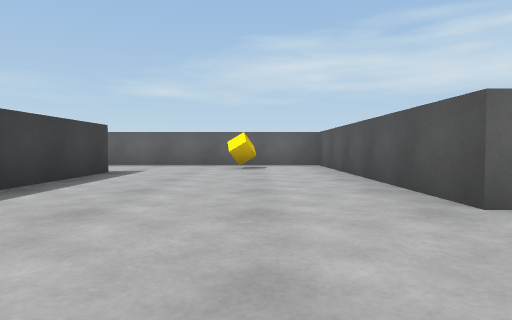
View 1 (above)

19 first-person views from a walk through a Unity game level. The camera is 0.51 m above the floor, tilts 2° down and sees 75° across. The floor is counted in squares, 1 m on a side. Each view is taken from the middle of a square. On the plan, view 1 faces up. The plan holds only what a view shows up to about 9 squares ahead; the rest is blank. The place goes on beyond the plan. The player is left out.

View 2
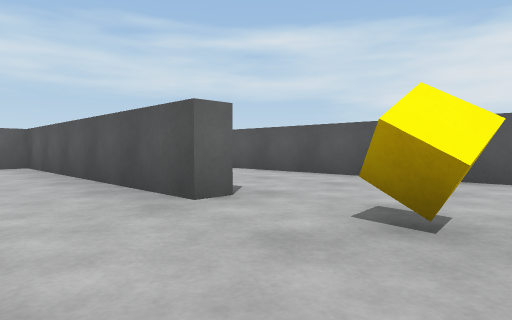

View 3
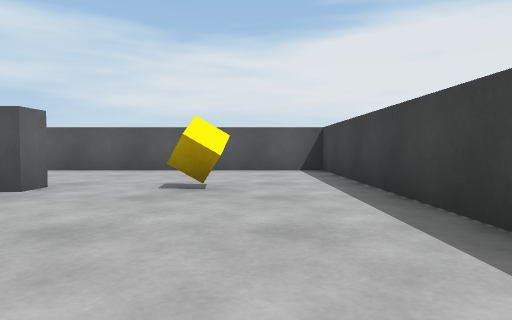

View 4
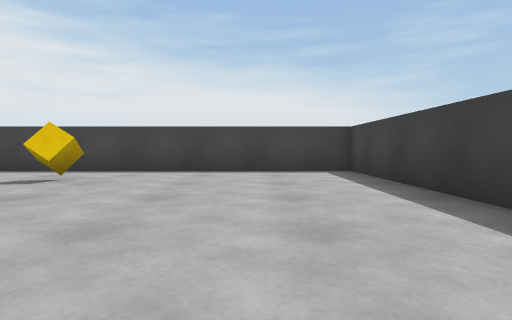

View 5
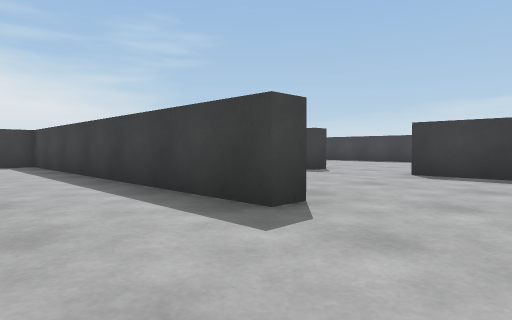

View 6
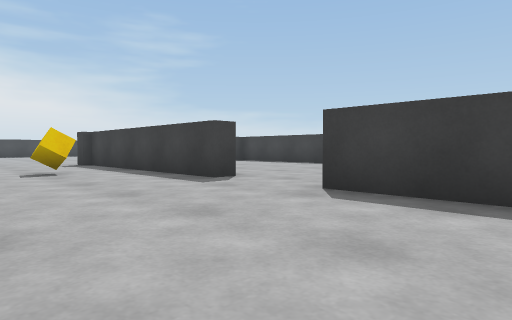

View 7
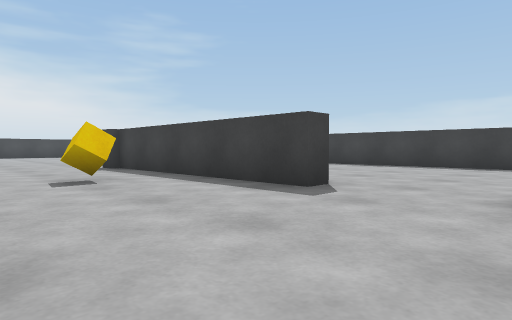

View 8
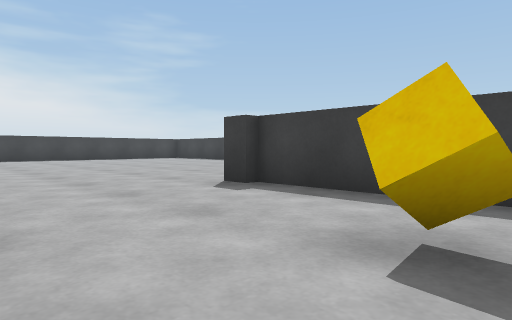

View 9
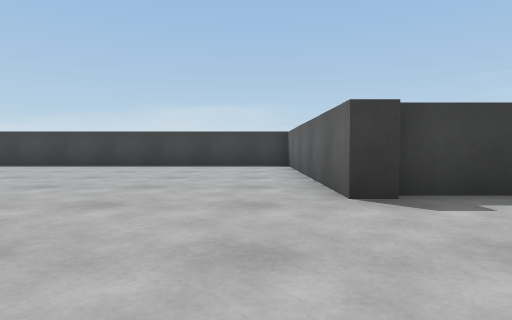

View 10
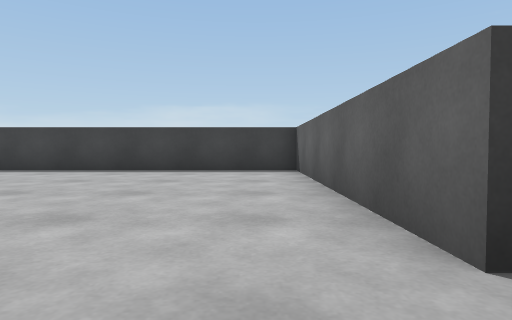

View 11
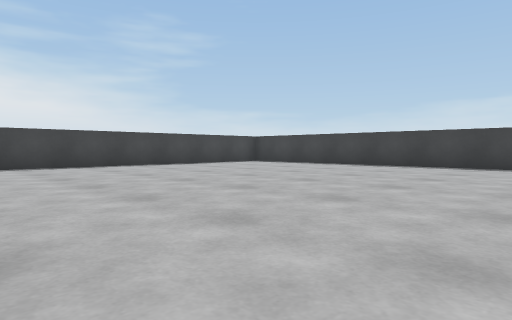

View 12
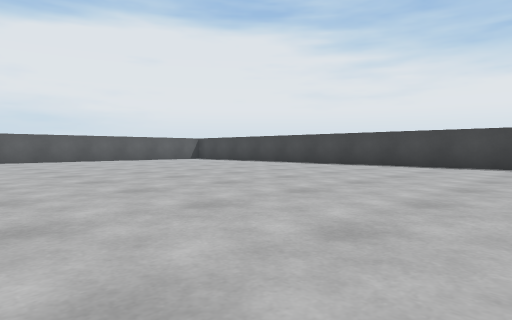

View 13
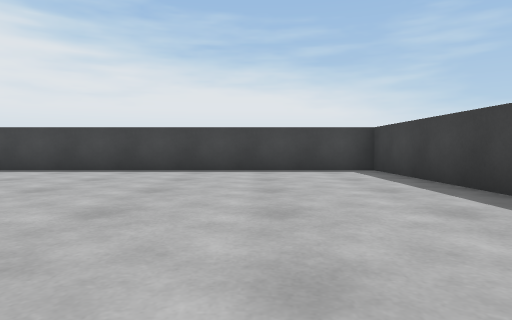

View 14
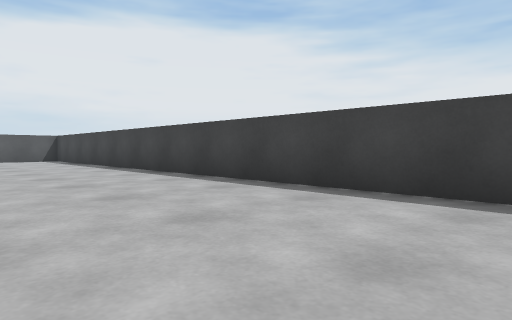

View 15
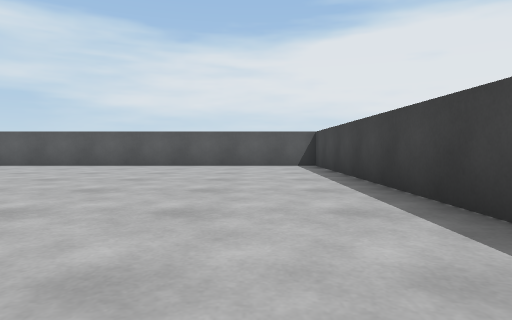

View 16
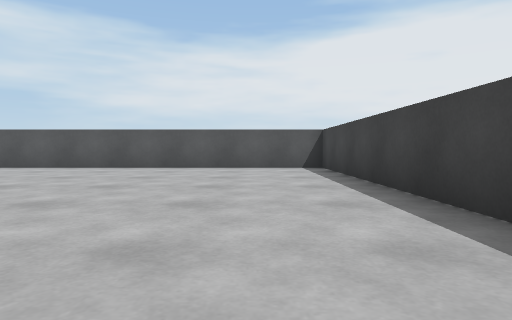

View 17
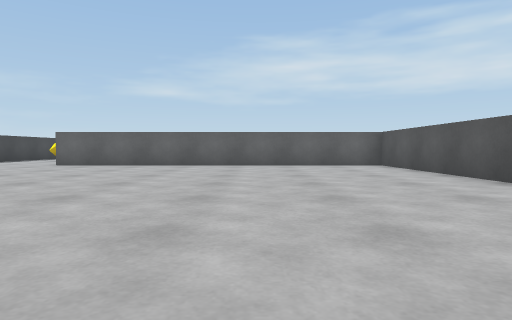

View 18
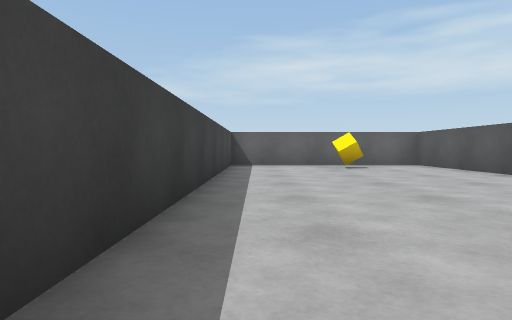

View 19
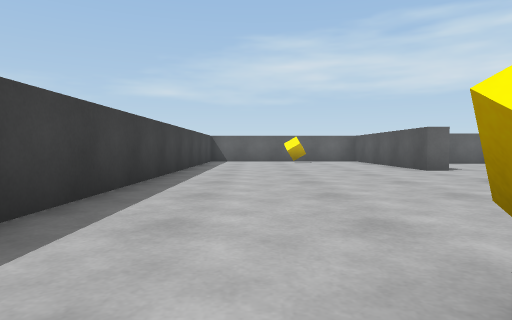

### Floor plan
Points are (right, up) in squares from view 1. A wall is a line through its corners. A room is listed if a view was taken in it or the views show most of it. See-through windows are left out.
Room 1 (views 1, 2, 3, 4, 5)
walls: (2.5, 2.7) (1.9, 2.7) (1.9, 10.1) (1.2, 10.1); (-3.8, 7.1) (-3.1, 7.1) (-3.1, -1.6) (5.8, -1.6) (5.8, 6.6)
ways out: opening at (-3, 8.5) to room 2
objects: cube (0, 8); cube (2, 1)
Room 2 (views 6, 7, 8, 9, 10, 11, 12, 13, 14, 15, 16, 17)
walls: (-7.4, -1.5) (-7.4, -2.1) (-13.7, -2.1) (-13.7, -13.8) (5.8, -13.8) (5.8, -2.9); (-7.6, 4.4) (-7.6, -1.6); (-7.6, 8.6) (-7.6, 6.6)
ways out: opening at (-3, 8.5) to room 1; opening at (-8, 5.5) to room 3
objects: cube (-6, 1)
Room 3 (views 18, 19)
walls: (-8.1, 4.4) (-7.6, 4.4); (-7.6, 6.6) (-8.1, 6.6) (-8.1, 11); (-13.7, 11.1) (-13.7, 1.2)
ways out: opening at (-8, 5.5) to room 2
objects: cube (-11, 0); cube (-11, 11)

Where each view was taken, in squares from view 1:
view 1: 0 up, 0 right, facing up
view 2: 0 up, 0 right, facing up-right
view 3: 0 up, 2 left, facing right
view 4: 6 up, 1 left, facing down
view 5: 9 up, 1 left, facing down-left
view 6: 9 up, 4 left, facing down-left
view 7: 7 up, 4 left, facing down-left
view 8: 2 up, 4 left, facing down-left
view 9: 3 down, 4 left, facing left
view 10: 3 down, 6 left, facing left
view 11: 4 down, 4 left, facing down-left
view 12: 4 down, 8 left, facing down-right
view 13: 6 down, 11 left, facing down
view 14: 10 down, 9 left, facing down-right
view 15: 12 down, 4 left, facing right
view 16: 12 down, 3 left, facing right
view 17: 12 down, 2 right, facing up
view 18: 2 up, 13 left, facing up
view 19: 1 down, 12 left, facing up
